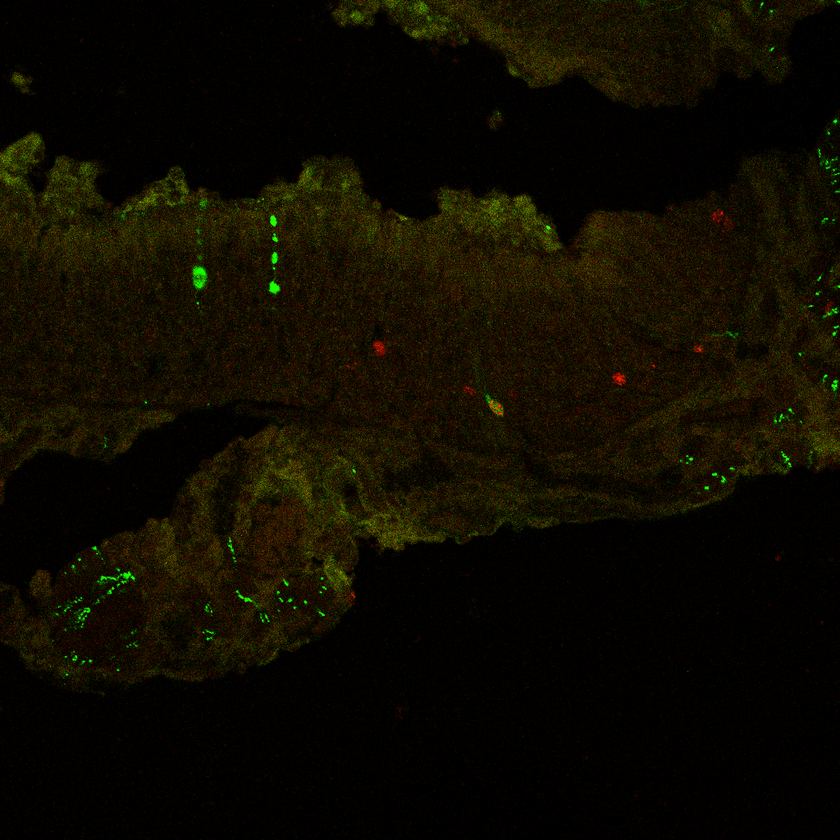
#> input picture count_cells/CWL009_S3_2_3.png, 840 x 840 px, shrunk from 1024 x 1024 before the run
$ jupyter execute count_cells.ipynb
#> lines starting #> are read from the running program, lines starting #| are printed output that depends on the picture
[cell 1]
import cv2
import numpy as np

[cell 2]
filename = 'CWL009_S3_2_3.png'
img = cv2.imread(filename)
#> img is the input picture: shape (840, 840, 3); mean B, G, R 0, 10.9, 14.3

[cell 3]
print(np.max(img[:,:,2]))
#| 255

[cell 4]
cv2.imshow('image',img)
cv2.waitKey(0)
cv2.destroyAllWindows()

[cell 5]
# change focus_channel to the channel you want to see in isolation
# 0 - Red; 1 - Green; 2 - Blue
# You honestly need to just match the color
focus_channel = 2

[cell 6]
for i in range(3):
    if i != focus_channel:
        img[:,:,i] = 0
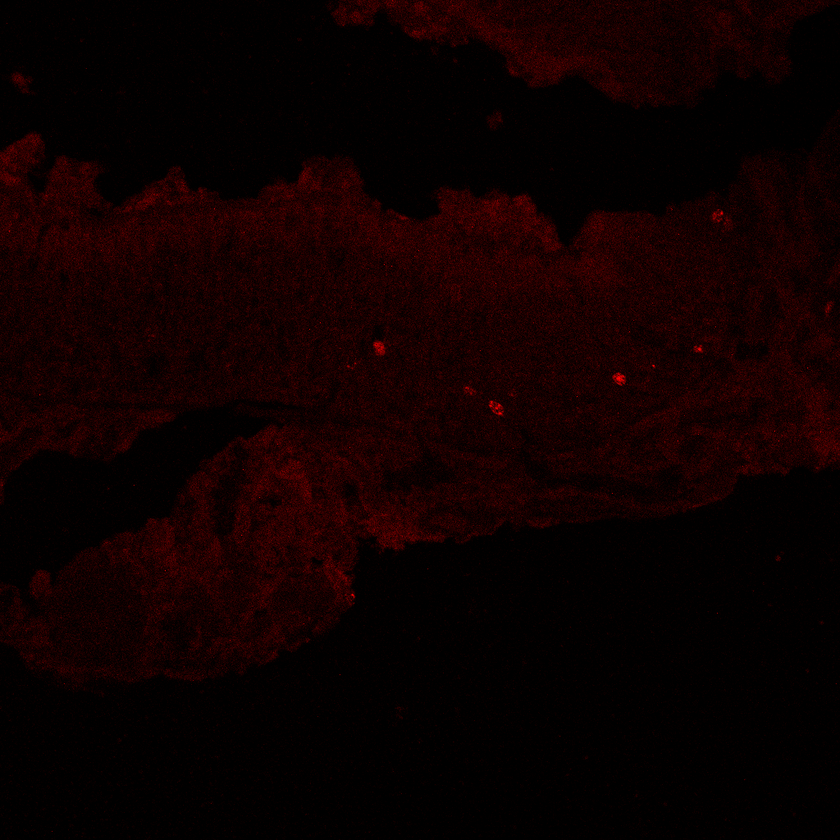
#> img: shape (840, 840, 3); mean B, G, R 0, 0, 14.3
cv2.imshow('image',img)
cv2.waitKey(0)
cv2.destroyAllWindows()
